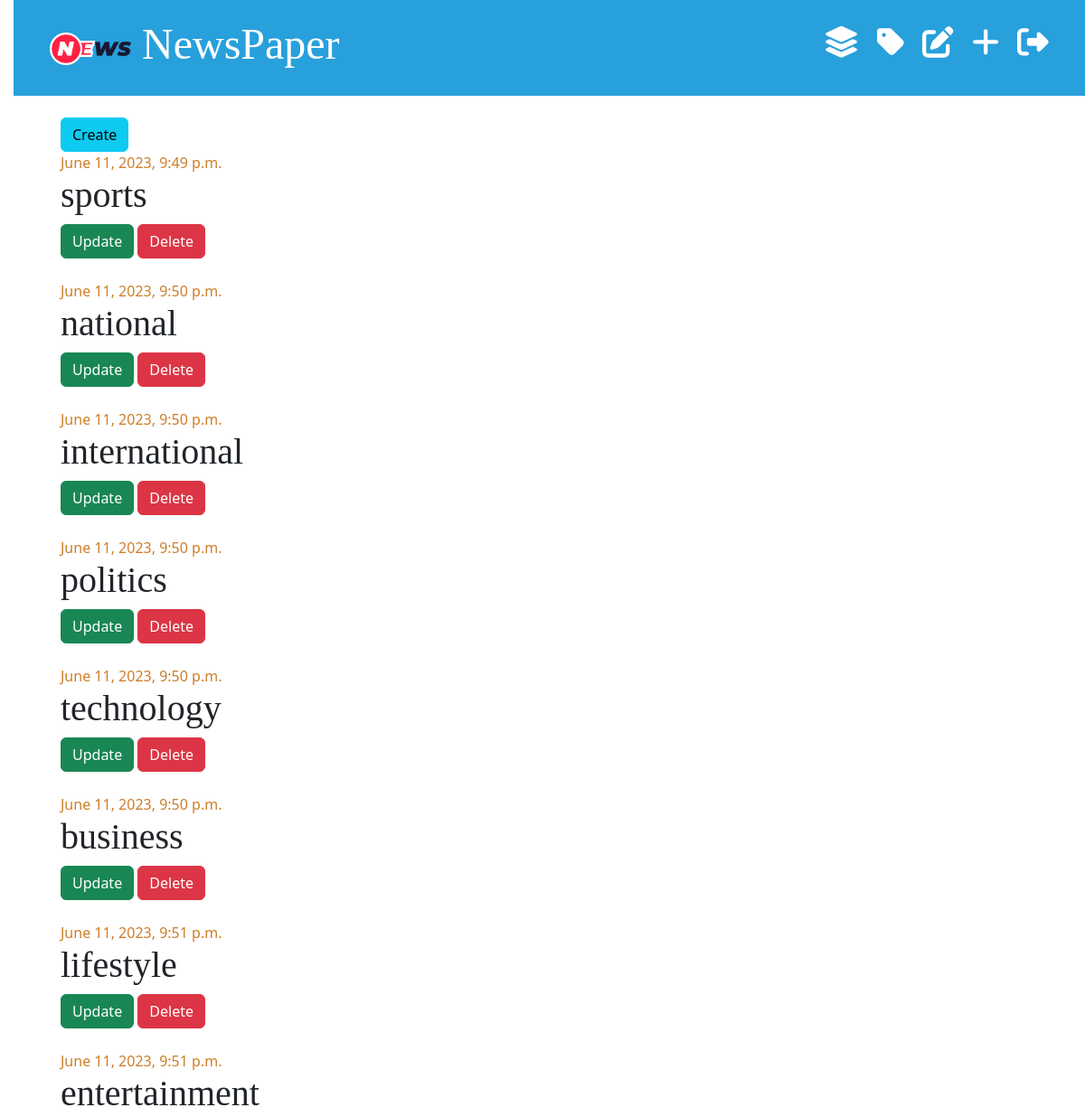
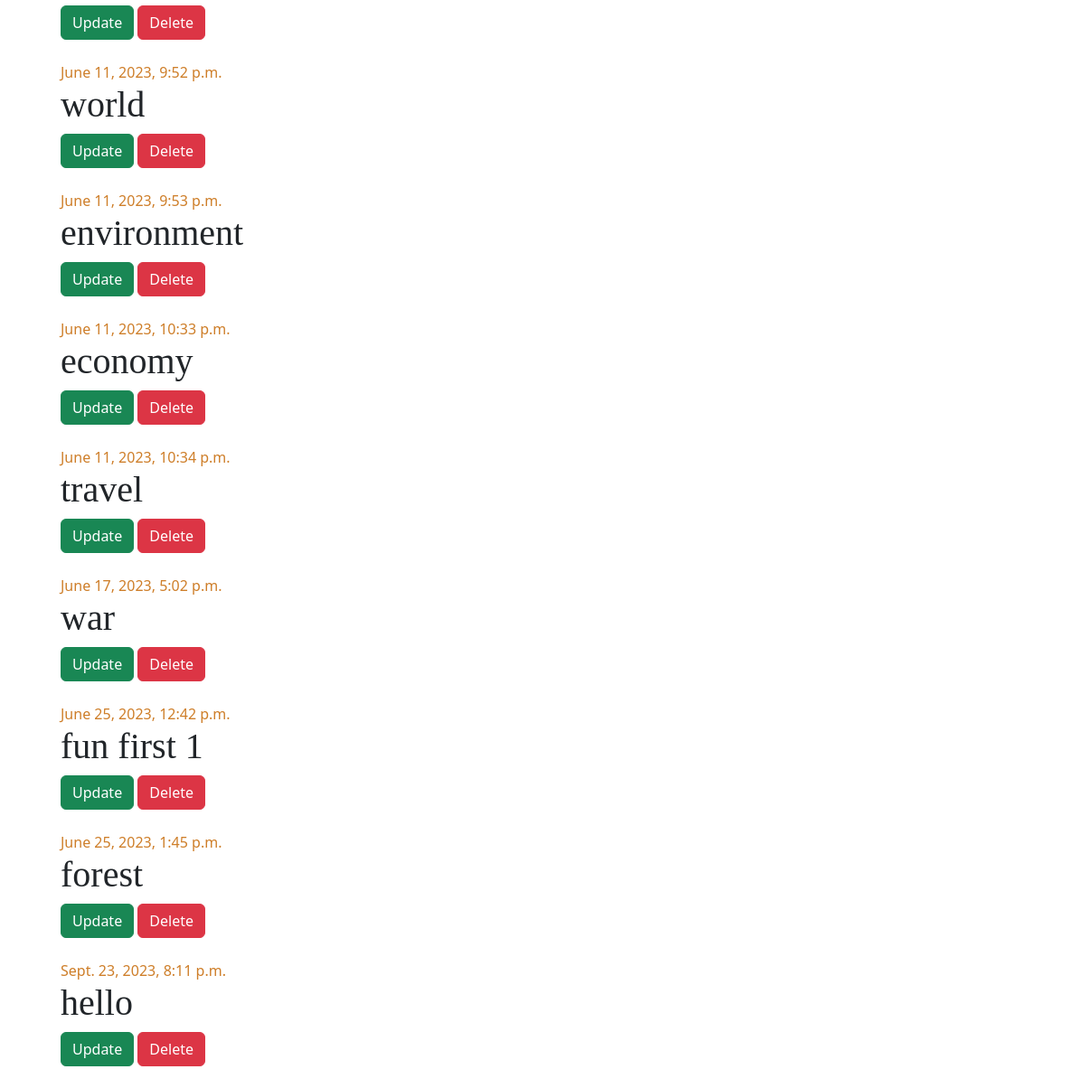
/category-list/ (signed in), run on the app's committed database (2 pictures, top to bottom).
### newspaper1_app/models.py (models this page shows, shortened)
class TimeStampModel(models.Model):
    created_at = models.DateTimeField(auto_now_add=True)
    updated_at = models.DateTimeField(auto_now=True)
    class Meta:
        abstract = True

class Category(TimeStampModel):
    name = models.CharField(max_length=20)

### newspaper1_app/views.py (the view)
class CategoryListView(LoginRequiredMixin, ListView):
    model = Category
    template_name = "news_admin/category_list.html"
    context_object_name = "categories"

### templates/news_admin/category_list.html
{% extends "news_admin/base.html" %}
{% block content %}
    <div>
        <a href="{% url 'category-create' %}" class="btn btn-info">Create</a>
    </div>
    {% for category in categories %}
        <div class="category">
            {% if category.created_at %}<div class="date">{{ category.created_at }}</div>{% endif %}
            <h1>
                {{ category.name }}
            </h1>
            <div class="mb-4">
                <a href="{% url 'category-update' category.pk %}" class="btn btn-success">Update</a>
                <a href="{% url 'category-delete' category.pk %}" class="btn btn-danger">Delete</a>
            </div>
        </div>
    {% endfor %}
{% endblock content %}

### static/css/blog.css (style rules this page uses)
body { padding-left: 15px; }
h1, h2, h3, h4 { font-family: "Lobster", cursive; }
.date { color: #ce7e29; }

### data on the page
Category: created_at "June 11, 2023, 9:49 p.m.", name "sports"
Category: created_at "June 11, 2023, 9:50 p.m.", name "national"
Category: created_at "June 11, 2023, 9:50 p.m.", name "international"
Category: created_at "June 11, 2023, 9:50 p.m.", name "politics"
Category: created_at "June 11, 2023, 9:50 p.m.", name "technology"
Category: created_at "June 11, 2023, 9:50 p.m.", name "business"
Category: created_at "June 11, 2023, 9:51 p.m.", name "lifestyle"
Category: created_at "June 11, 2023, 9:51 p.m.", name "entertainment"
Category: created_at "June 11, 2023, 9:52 p.m.", name "world"
Category: created_at "June 11, 2023, 9:53 p.m.", name "environment"
Category: created_at "June 11, 2023, 10:33 p.m.", name "economy"
Category: created_at "June 11, 2023, 10:34 p.m.", name "travel"
Category: created_at "June 17, 2023, 5:02 p.m.", name "war"
Category: created_at "June 25, 2023, 12:42 p.m.", name "fun first 1"
Category: created_at "June 25, 2023, 1:45 p.m.", name "forest"
Category: created_at "Sept. 23, 2023, 8:11 p.m.", name "hello"
